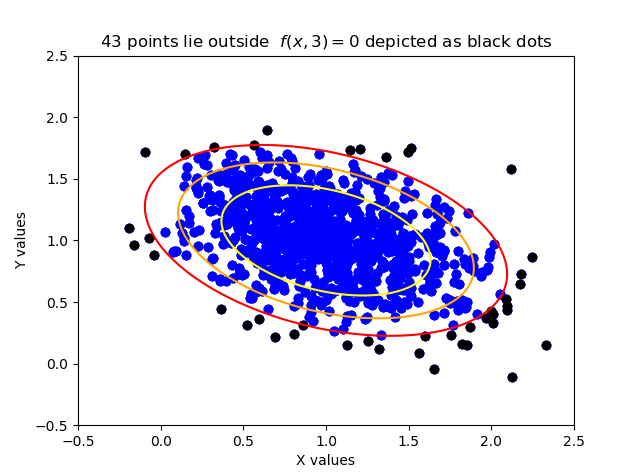

This chart was generated by the following Python code:
import numpy as np
import matplotlib.pyplot as plt

# Given
mean = [1, 1]
cov = [[0.1, -0.05], [-0.05, 0.2]]
p = np.random.multivariate_normal(mean, cov, 1000)


def func(x, r):
    temp = np.subtract(x, mean)
    upper = np.dot(np.dot(np.matrix.transpose(temp), np.linalg.inv(cov)), temp)
    return upper / 2 - r


# Gather points
min = -0.5
max = 2.5
res = 200
x = np.linspace(min, max, res)
y = np.linspace(min, max, res)
X, Y = np.meshgrid(x, y)

# Calculate different levels, and which points should be blue/black
levels = []
blue = []
black = []

for r in range(1, 4):
    level = []
    for i in range(len(x)):
        rows = []
        for j in range(len(y)):
            point = [x[i], y[j]]
            rows.append(func(point, r))
        level.append(rows)
    levels.append(level)

    for k in range(len(p)):
        result = func(p[k], r)
        if result > 0 and r == 3:
            black.append(p[k])
        else:
            blue.append(p[k])

# Use the layers to plot the level sets
plt.contour(X, Y, np.array(levels[0]), [0], colors='yellow')
plt.contour(X, Y, np.array(levels[1]), [0], colors='orange')
plt.contour(X, Y, np.array(levels[2]), [0], colors='red')

# Scatter plot the blue and black points respectively on top of the level sets
plt.scatter([row[1] for row in blue], [row[0] for row in blue], color='blue')
plt.scatter([row[1] for row in black], [row[0] for row in black], color='black')
plt.title("%i points lie outside  $f(x,3)=0$ depicted as black dots" % len(black))
plt.xlabel("X values")
plt.ylabel("Y values")
plt.show()
